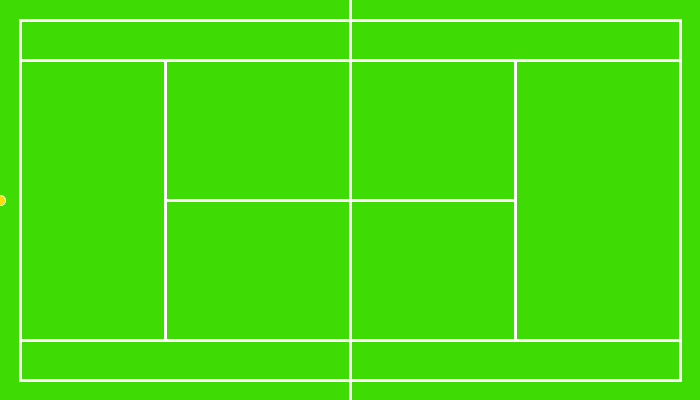
Frame 1 (no input)
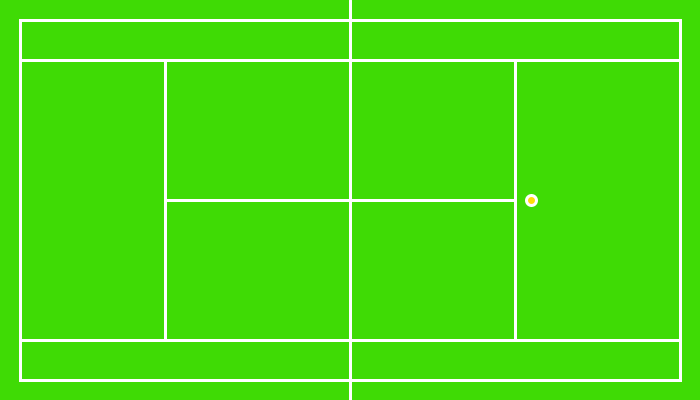
Frame 60 (the mouse pressed at the canvas centre just before this capture)
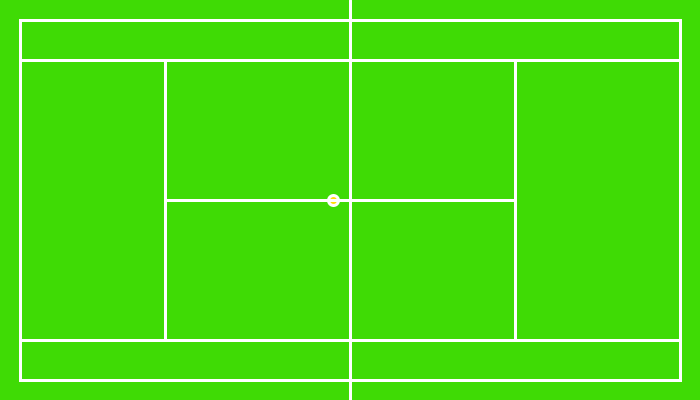
Frame 120 (the mouse held since frame 60 and released just before this capture)

The Processing sketch that drew these frames (run headless with seeded random() and noise(); from frame 60 on, the mouse is pressed at the canvas centre):

// Processing sketch: processing_185072
// ── processing_185072.pde

int j=20; int l=20;
void setup(){
  size(700,400);
  background(63,219,5);
}
//ball
int x=0; int speed=9;
void draw(){
frameRate(30);
background(63,219,5);
stroke(255);
fill(255,222,6);
ellipse(x,200,10,10); 
x=x+speed; 
if ((x<0)||(x>=700)){ 
speed=speed*-1; 
}
courtlines(j,l);
}
//courtlines
void courtlines(int j, int l){
  stroke(255); noFill();strokeWeight(3);
rect(j,l,j*33,l*18);
rect(j,l*3,j*33,l*14);
line(350,0,350,400);line(165,200,515,200);
line(165,60,165,340);line(515,60,515,340);
}
